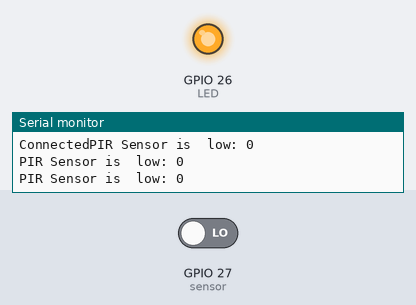
This sketch was run on a simulated ESP32. Parts: output pins drawn as LEDs (lit = HIGH), the last lines printed to the serial monitor. Inputs (shaded band) come from the test bench; at power-on: GPIO 27 (sensor) LOW. WiFi joins after 1.5 s; servers stay silent unless stated.

Above: at 3.9 s.
4.0 s: GPIO 27 (sensor) driven HIGH
At 5.7 s:
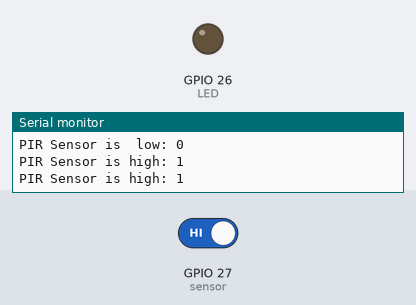
7.0 s: GPIO 27 (sensor) driven LOW
At 7.5 s:
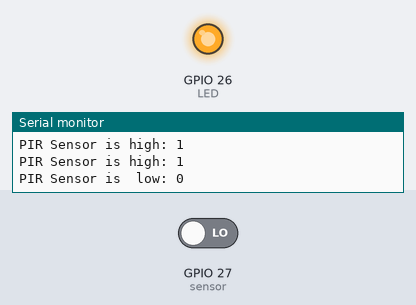
Timing chart, 0 to 10.0 s (numbered marks = the images above; inputs shaded):
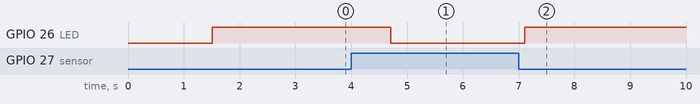

Measured:
- after the input at 4.0 s, GPIO 26 (LED): HIGH → LOW after 0.71 s
- after the input at 7.0 s, GPIO 26 (LED): LOW → HIGH after 0.11 s

The sketch:

HEC_Abhishek.ino
```cpp
//Interfacing PIR sensor using ESP module/
#include <WiFi.h> ///change according to your board
#include "ThingSpeak.h"

const char* ssid= "Galaxy M30s"; //wifi ssid
const char* pass= "12340987"; ///wifi password

WiFiClient client;

unsigned long mychannelid= 1493115;
const char * mywriteapikey = "MU5V1NWLYHL8F7QJ";
int mychannelfield= 1;

int LED= 26;
int sensor=27;
int state=LOW;
int val=0;


void setup() {
  // put your setup code here, to run once:
pinMode(LED,OUTPUT);
pinMode(sensor,INPUT);
Serial.begin(115200);
WiFi.mode(WIFI_STA);
ThingSpeak.begin(client);
}

void loop() {
  // put your main code here, to run repeatedly:
  if(WiFi.status() !=WL_CONNECTED)
  {
    Serial.print("Trying to connect");
    while(WiFi.status() != WL_CONNECTED)
    {
      WiFi.begin(ssid,pass);
      delay(500);
    }
    Serial.print("\nConnected");
    }
    val=digitalRead(sensor);
    if(val==HIGH)
    {
      Serial.print("PIR Sensor is high: ");
      Serial.println(val);
      digitalWrite(LED,LOW);
      ThingSpeak.writeField(mychannelid,mychannelfield,val,mywriteapikey);
      delay(500);
    }
    if(val==LOW)
    {
      Serial.print("PIR Sensor is  low: ");
      Serial.println(val);
      digitalWrite(LED,HIGH);
      ThingSpeak.writeField(mychannelid,mychannelfield,val,mywriteapikey);
      delay(500);
    }

  }
```
